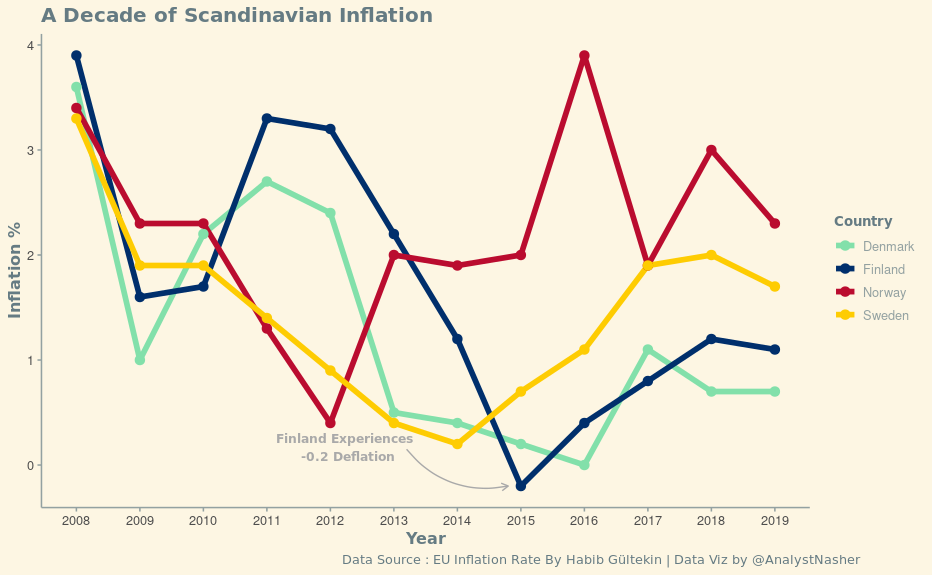

This chart was generated by the following R code:
# libs 
# install.packages("tidyverse")
# install.packages("ggthemes")

# Importing the Data
data1 <- read.csv("europe inflation.csv")

# Cleaning the Data
data1 <- data1 %>% filter(country == "Norway" | country =="Sweden" |country == "Denmark" | country == "Finland")
 
 

#plot
ggplot(data = data1 , mapping = aes(x = year , y = rate , color = country)) +
  geom_line(size = 2) + geom_point(size = 3) + 
  labs(title = "A Decade of Scandinavian Inflation" 
       , x = "Year" 
       , y = "Inflation %" 
       , caption = "Data Source : EU Inflation Rate By Habib Gültekin | Data Viz by @AnalystNasher" ) + 
  theme_solarized() + 
  theme(panel.grid.major = element_blank()
        ,panel.grid.minor = element_blank() 
        ,panel.background = element_blank()
        ,panel.grid = element_blank()
        ,legend.key = element_blank()
        ,plot.title = element_text(family = "Rubik" , face = "bold",size = 15)
        ,legend.title = element_text(family = "Rubik",face = "bold" , size = 10)
        ,plot.caption = element_text(hjust = 1.2 , family = "Rubik")
        ,axis.title.x = element_text(family = "Rubik" , face = "bold")
        ,axis.title.y = element_text(family = "Rubik" , face = "bold")) + 
  scale_x_continuous(breaks = 2008:2019) + 
  scale_color_manual(values = c("#82E0AA","#002F6C","#BA0C2F","#FECC02")) + 
  annotate("curve" 
           ,x = 2013.2 
           ,y = 0.15 
           , xend = 2014.8 
           , yend = -0.2 
           ,color ="darkgrey"
           , curvature = 0.3 
           , arrow = arrow(length = unit(2 , "mm"))) +
 annotate("text" 
          , x = 2012.25 
          , y = 0.17 
          , label = ("Finland Experiences \n -0.2 Deflation") 
          , family = "Rubik" , color = "darkgrey" , fontface = "bold" , size = 4)
